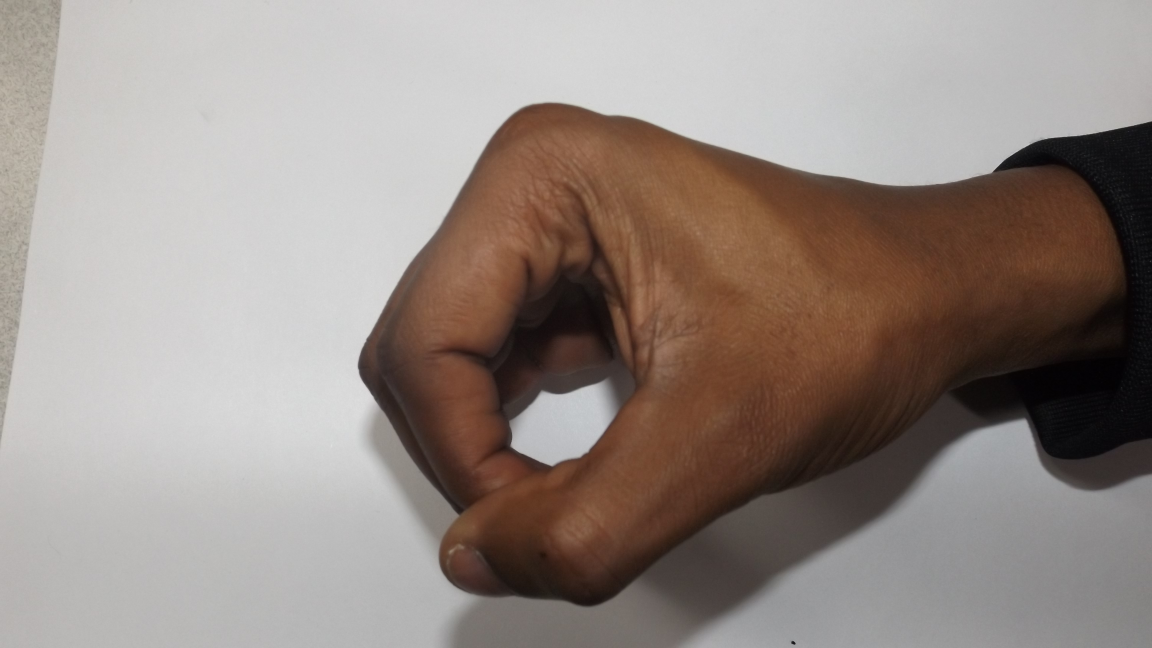
#> input picture input/0_men (5).JPG, 4608 x 2592 px (shown at 1/4 size); its folder holds only this picture in this run
$ python preprocess.py
#> lines starting #> are read from the running program, lines starting #| are printed output that depends on the picture; after the words box and inside, x2 and y2 are one past the last pixel; in counts of white or black regions, pixels touching at a corner belong together
### src/utils.py
import cv2 as cv
from os import listdir
from os.path import isfile, join
import pandas as pd
from sklearn.model_selection import train_test_split
from sklearn.neighbors import KNeighborsClassifier
from sklearn.metrics import accuracy_score
from sklearn.svm import SVC
from preprocessing import *
import joblib


def readImages(dataPath, sort=False):
#> called with dataPath = '../input/', sort = False
    files = [f for f in listdir(dataPath) if isfile(join(dataPath, f))]
    x = []
    if sort:
        files = sorted(files, key=lambda x: int(x.split('.')[0]))
    for fileName in files:
        img = cv.imread(join(dataPath, fileName))
#> img is the input picture: shape (2592, 4608, 3); mean B, G, R 133.3, 139.4, 150.6
        if (img is None):
            continue
        x.append(img)

    return x


# [58 lines left out: functions showImages, saveToCSV, getAccuracySVM, getAccuracyKNN, not called in this run]

### src/preprocess.py
import cv2 as cv
import numpy as np
import matplotlib as mpl
# from utils import showImages
from sklearn.mixture import GaussianMixture
from utils import *

mpl.rcParams['image.cmap'] = 'gray'


# [76 lines left out: functions removeShadows, graySegment, adaptiveThresholding, gaussianMixture, not called in this run]


def contours(img):
    # Find contours
    contour, hier = cv.findContours(img, cv.RETR_CCOMP, cv.CHAIN_APPROX_SIMPLE)

    # Draw contours
    for cnt in contour:
        cv.drawContours(img, [cnt], 0, 255, -1)

    return img


# [19 lines left out: function regionFilling, not called in this run]


def restoreImage(mask, img):
    return cv.bitwise_and(img, img, mask=mask)


def setSideBorders(img, val):
    img[:, 0] = val
    img[:, img.shape[1] - 1] = val
    return img


def crop(img):
    # apply binary thresholding to the grayscale image
    _, thresh = cv.threshold(img, 0, 255, cv.THRESH_BINARY)

    # find the contours in the binary image
    contours, _ = cv.findContours(
        thresh, cv.RETR_EXTERNAL, cv.CHAIN_APPROX_SIMPLE)

    # find the largest contour by area
    max_contour = max(contours, key=cv.contourArea)

    # create a bounding rectangle around the contour
    x, y, w, h = cv.boundingRect(max_contour)

    # crop the image to the bounding rectangle
    crop_img = img[y:y+h, x:x+w]

    return crop_img


def segment(img):
    # Convert image to HSV color space
    hsv_img = cv.cvtColor(img, cv.COLOR_BGR2HSV)

    # Define range of color to segment (in HSV color space)
    lowerColor = np.array([0, 60, 60])
    upperColor = np.array([20, 255, 255])

    # Create a mask based on the defined color range
    mask = cv.inRange(hsv_img, lowerColor, upperColor)

    # Apply the mask to the original image
    result = cv.bitwise_and(img, img, mask=mask)

    # Convert img to grayscale
    result = cv.cvtColor(result, cv.COLOR_BGR2GRAY)

    return result


def preprocess(img):
    # Segmentation
    segmentedImg = segment(img)

    # Convert original image to grayscale
    img = cv.cvtColor(img, cv.COLOR_BGR2GRAY)

    # Structuring Element for Morphological Operations
    kernel = np.ones((24, 24), np.uint8)

    # Dilation
    dilatedImg = cv.dilate(segmentedImg, kernel, iterations=18)

    # Draw left & right borders
    borderImg = setSideBorders(dilatedImg, val=128)

    # Region Filling using Contours
    imgWithContours = contours(borderImg)

    # Apply Mask
    maskedImg = restoreImage(imgWithContours, img)

    # Crop image to fit the hand exactly
    croppedImg = crop(maskedImg)

    return croppedImg


def runSegmentation():
    imgs = readImages("../input/")
#> imgs = 1 item
    for i in range(len(imgs)):
        segmentationResult = preprocess(imgs[i])
        cv.imwrite("../output2/result" + str(i) + ".jpeg", segmentationResult)
#> this loop made 1 pass
#> pass 1, in segment, `mask = cv.inRange(hsv_img, lowerColor, upperColor)`:
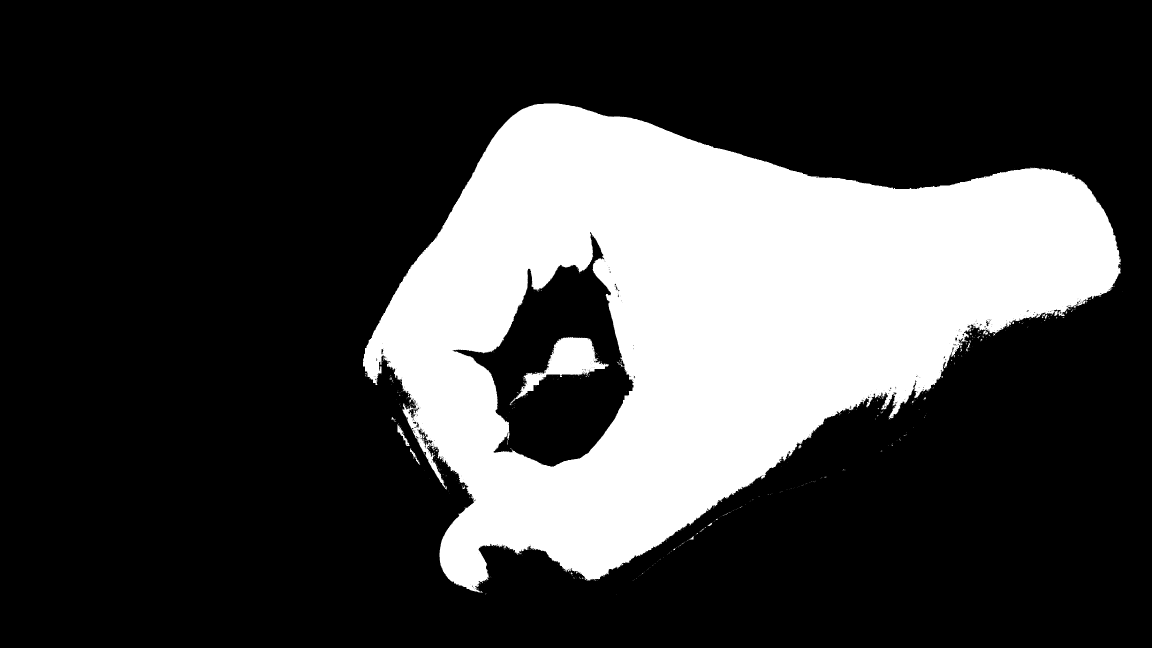
#> mask: shape (2592, 4608) (shown at 1/4 size); 25.3% white; 898 white regions (856 under 20 px), largest, box (x1, y1, x2, y2) and area: (1452, 414, 4484, 2370) 2983504, (2040, 1348, 2434, 1619) 30718, (1590, 1698, 1639, 1784) 961
#> pass 1, in segment, `result = cv.bitwise_and(img, img, mask=mask)`:
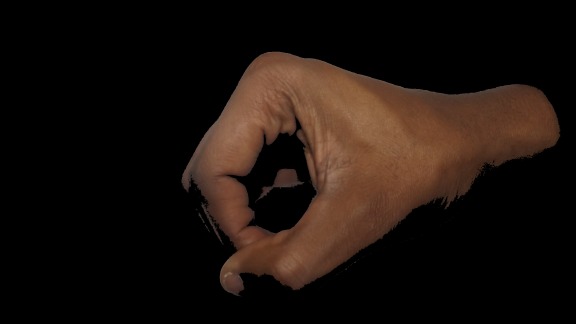
#> result: shape (2592, 4608, 3) (shown at 1/8 size); mean B, G, R 12.5, 17.7, 27.3
#> pass 1, in segment, `result = cv.cvtColor(result, cv.COLOR_BGR2GRAY)`:
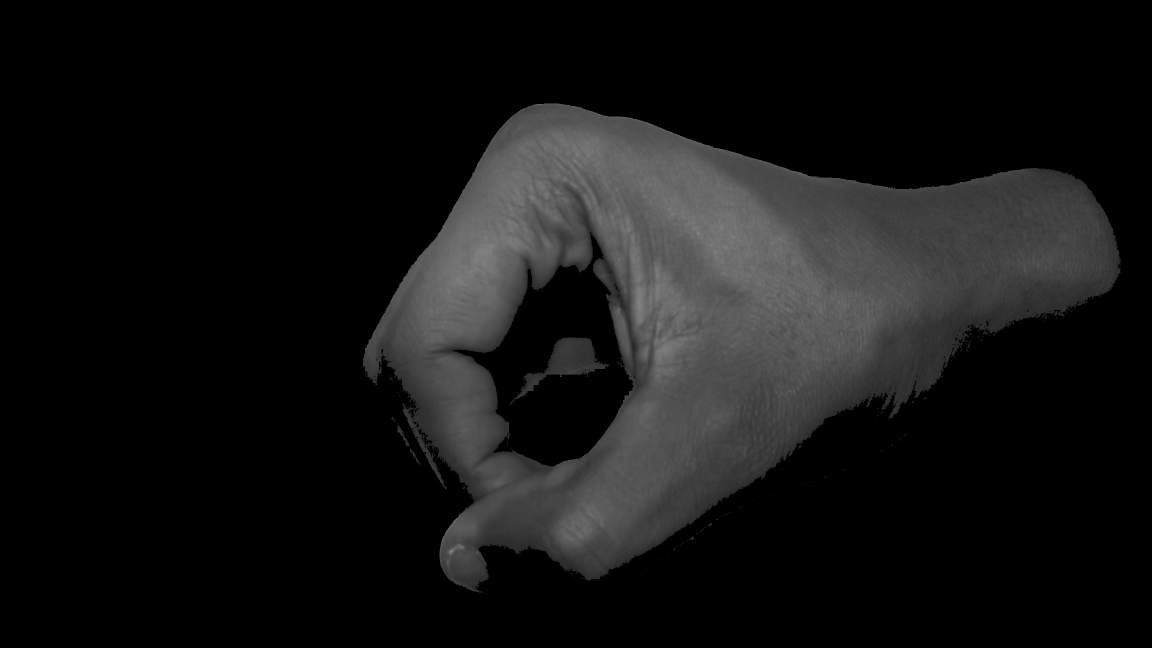
#> result: shape (2592, 4608) (shown at 1/4 size); min 0, max 137, mean 20


# [4 lines left out: function test, not called in this run]


if __name__ == '__main__':
    runSegmentation()
    # test()

$ run again, on input/1_men (14).JPG
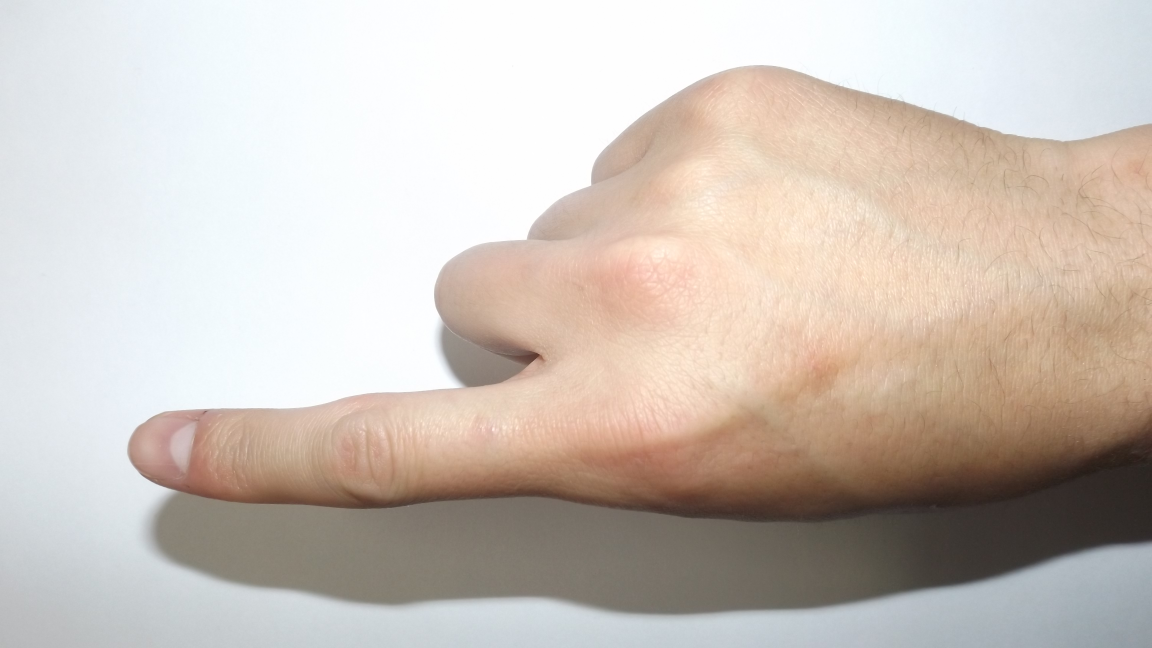
#> input picture input/1_men (14).JPG, 4608 x 2592 px (shown at 1/4 size)
#> in readImages, img is the input picture: shape (2592, 4608, 3); mean B, G, R 186.3, 194.4, 204.5
#> imgs = 1 item
#> the loop in runSegmentation, `for i in range(len(imgs)):` made 1 pass
#> pass 1, in segment, `mask = cv.inRange(hsv_img, lowerColor, upperColor)`:
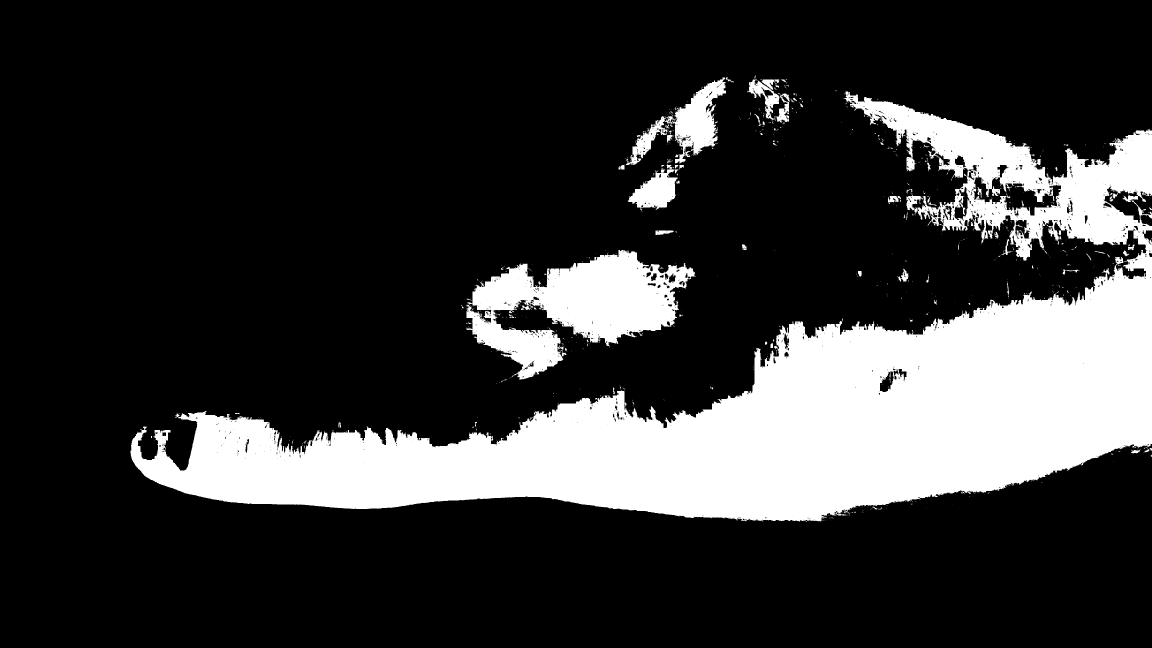
#> mask: shape (2592, 4608) (shown at 1/4 size); 21% white; 1585 white regions (1406 under 20 px), largest, box (x1, y1, x2, y2) and area: (521, 366, 4608, 2087) 2191730, (1866, 1000, 2784, 1520) 227811, (2692, 310, 2904, 654) 34469
#> pass 1, in segment, `result = cv.cvtColor(result, cv.COLOR_BGR2GRAY)`:
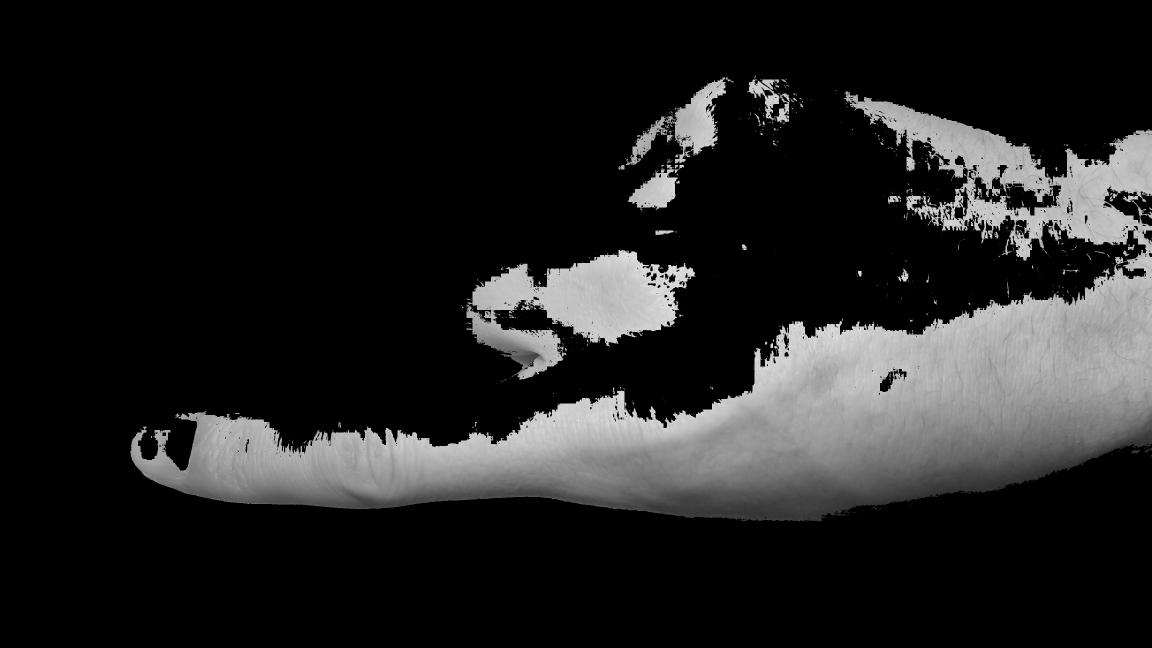
#> result: shape (2592, 4608) (shown at 1/4 size); min 0, max 229, mean 32.9

$ run again, on input/1_men (15).JPG
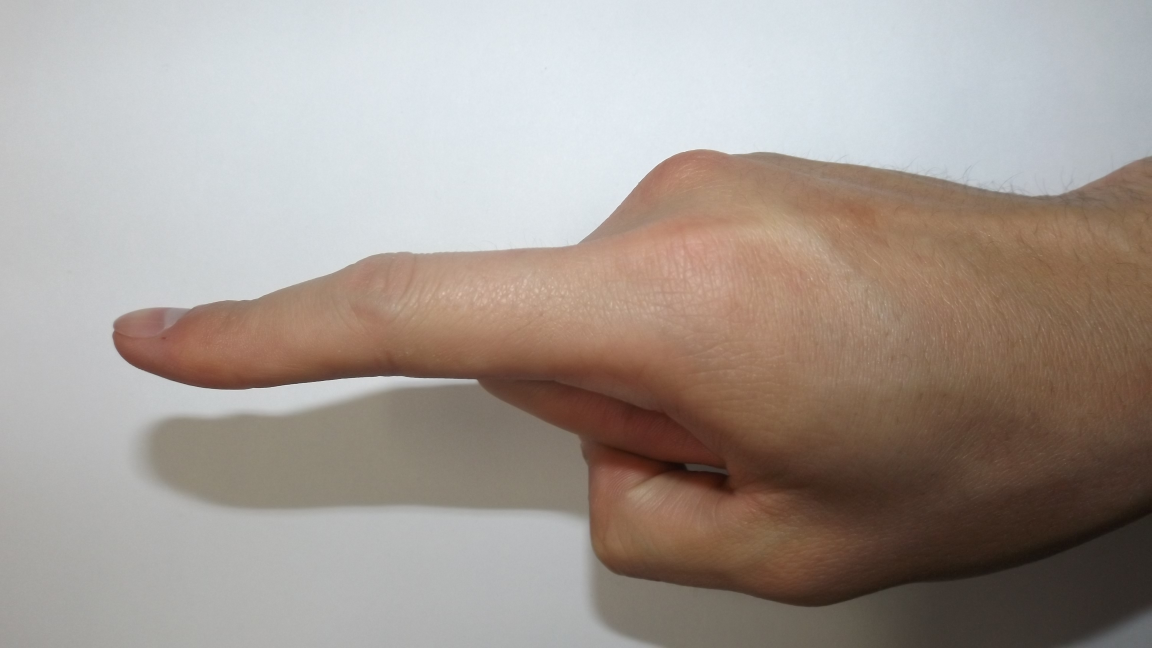
#> input picture input/1_men (15).JPG, 4608 x 2592 px (shown at 1/4 size)
#> in readImages, img is the input picture: shape (2592, 4608, 3); mean B, G, R 146.5, 153.6, 164.1
#> imgs = 1 item
#> the loop in runSegmentation, `for i in range(len(imgs)):` made 1 pass
#> pass 1, in segment, `mask = cv.inRange(hsv_img, lowerColor, upperColor)`:
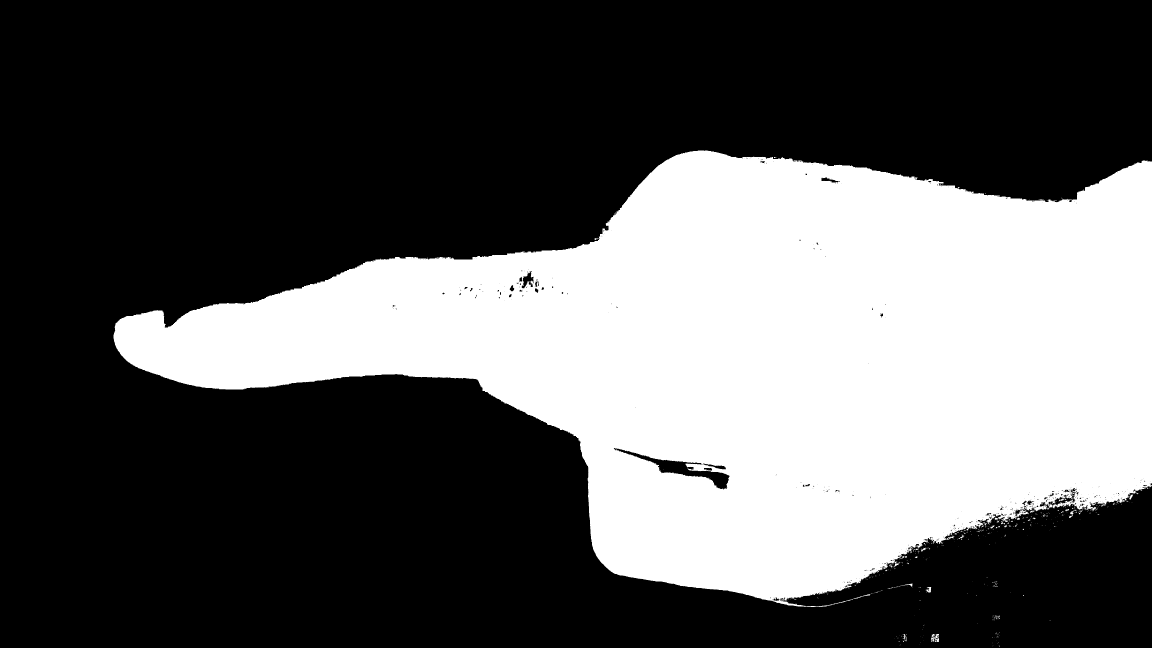
#> mask: shape (2592, 4608) (shown at 1/4 size); 35.2% white; 659 white regions (602 under 20 px), largest, box (x1, y1, x2, y2) and area: (454, 602, 4608, 2428) 4201001, (3724, 2536, 3756, 2568) 595, (3703, 2348, 3726, 2370) 282
#> pass 1, in segment, `result = cv.cvtColor(result, cv.COLOR_BGR2GRAY)`:
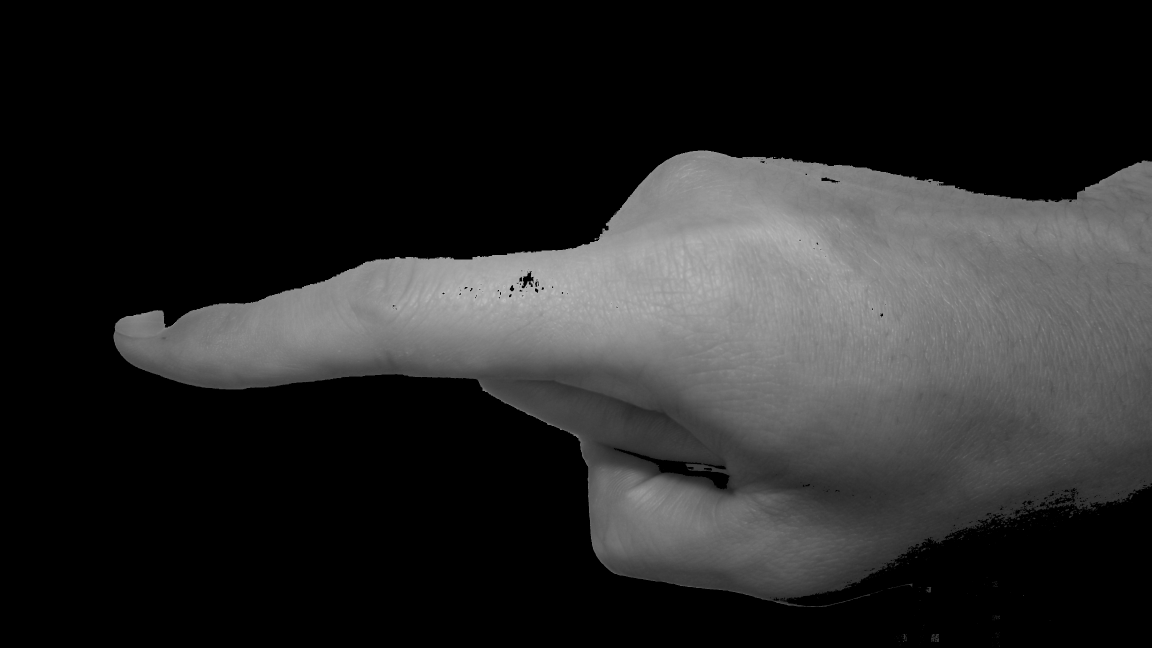
#> result: shape (2592, 4608) (shown at 1/4 size); min 0, max 194, mean 38.7
